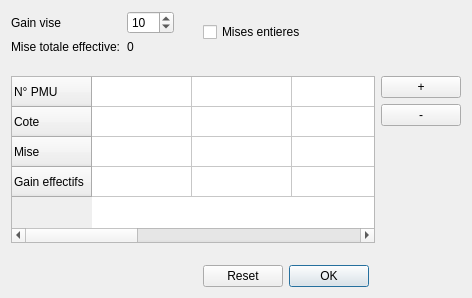
<?xml version="1.0" encoding="UTF-8"?>
<ui version="4.0">
 <class>Form</class>
 <widget class="QWidget" name="Form">
  <property name="geometry">
   <rect>
    <x>0</x>
    <y>0</y>
    <width>472</width>
    <height>298</height>
   </rect>
  </property>
  <property name="windowTitle">
   <string>Repartiteur de mises</string>
  </property>
  <layout class="QGridLayout" name="gridLayout_2">
   <item row="0" column="0">
    <layout class="QGridLayout" name="gridLayout">
     <property name="sizeConstraint">
      <enum>QLayout::SetDefaultConstraint</enum>
     </property>
     <item row="0" column="0">
      <widget class="QLabel" name="label">
       <property name="text">
        <string>Gain vise</string>
       </property>
      </widget>
     </item>
     <item row="0" column="1">
      <widget class="QSpinBox" name="targetedProfitSpinBox">
       <property name="maximum">
        <number>999</number>
       </property>
       <property name="value">
        <number>10</number>
       </property>
      </widget>
     </item>
     <item row="1" column="0">
      <widget class="QLabel" name="label_2">
       <property name="text">
        <string>Mise totale effective:</string>
       </property>
      </widget>
     </item>
     <item row="1" column="1">
      <widget class="QLabel" name="totalBetLabel">
       <property name="text">
        <string>0</string>
       </property>
      </widget>
     </item>
    </layout>
   </item>
   <item row="0" column="1">
    <spacer name="horizontalSpacer">
     <property name="orientation">
      <enum>Qt::Horizontal</enum>
     </property>
     <property name="sizeHint" stdset="0">
      <size>
       <width>40</width>
       <height>20</height>
      </size>
     </property>
    </spacer>
   </item>
   <item row="1" column="0">
    <spacer name="verticalSpacer">
     <property name="orientation">
      <enum>Qt::Vertical</enum>
     </property>
     <property name="sizeHint" stdset="0">
      <size>
       <width>20</width>
       <height>40</height>
      </size>
     </property>
    </spacer>
   </item>
   <item row="3" column="0" colspan="5">
    <widget class="QTableWidget" name="tableWidget">
     <attribute name="horizontalHeaderVisible">
      <bool>false</bool>
     </attribute>
     <row>
      <property name="text">
       <string>N° PMU</string>
      </property>
     </row>
     <row>
      <property name="text">
       <string>Cote</string>
      </property>
     </row>
     <row>
      <property name="text">
       <string>Mise</string>
      </property>
     </row>
     <row>
      <property name="text">
       <string>Gain effectifs</string>
      </property>
     </row>
     <column>
      <property name="text">
       <string>Col</string>
      </property>
     </column>
     <column>
      <property name="text">
       <string>Col</string>
      </property>
     </column>
     <column>
      <property name="text">
       <string>Col</string>
      </property>
     </column>
     <column>
      <property name="text">
       <string>Col</string>
      </property>
     </column>
     <column>
      <property name="text">
       <string>Col</string>
      </property>
     </column>
     <column>
      <property name="text">
       <string>Col</string>
      </property>
     </column>
    </widget>
   </item>
   <item row="5" column="0" colspan="3">
    <spacer name="horizontalSpacer_2">
     <property name="orientation">
      <enum>Qt::Horizontal</enum>
     </property>
     <property name="sizeHint" stdset="0">
      <size>
       <width>40</width>
       <height>20</height>
      </size>
     </property>
    </spacer>
   </item>
   <item row="5" column="4" colspan="2">
    <spacer name="horizontalSpacer_4">
     <property name="orientation">
      <enum>Qt::Horizontal</enum>
     </property>
     <property name="sizeHint" stdset="0">
      <size>
       <width>40</width>
       <height>20</height>
      </size>
     </property>
    </spacer>
   </item>
   <item row="4" column="0">
    <spacer name="verticalSpacer_2">
     <property name="orientation">
      <enum>Qt::Vertical</enum>
     </property>
     <property name="sizeHint" stdset="0">
      <size>
       <width>20</width>
       <height>40</height>
      </size>
     </property>
    </spacer>
   </item>
   <item row="3" column="5">
    <layout class="QVBoxLayout" name="verticalLayout">
     <item>
      <widget class="QPushButton" name="addColumnPushButton">
       <property name="text">
        <string>+</string>
       </property>
      </widget>
     </item>
     <item>
      <widget class="QPushButton" name="removeColumnPushButton">
       <property name="text">
        <string>-</string>
       </property>
      </widget>
     </item>
     <item>
      <spacer name="verticalSpacer_3">
       <property name="orientation">
        <enum>Qt::Vertical</enum>
       </property>
       <property name="sizeHint" stdset="0">
        <size>
         <width>20</width>
         <height>40</height>
        </size>
       </property>
      </spacer>
     </item>
    </layout>
   </item>
   <item row="5" column="3">
    <widget class="QDialogButtonBox" name="okCancelButtonBox">
     <property name="standardButtons">
      <set>QDialogButtonBox::Ok|QDialogButtonBox::Reset</set>
     </property>
    </widget>
   </item>
   <item row="0" column="3">
    <widget class="QCheckBox" name="integerBetCheckBox">
     <property name="text">
      <string>Mises entieres</string>
     </property>
    </widget>
   </item>
  </layout>
 </widget>
 <resources/>
 <connections/>
</ui>
